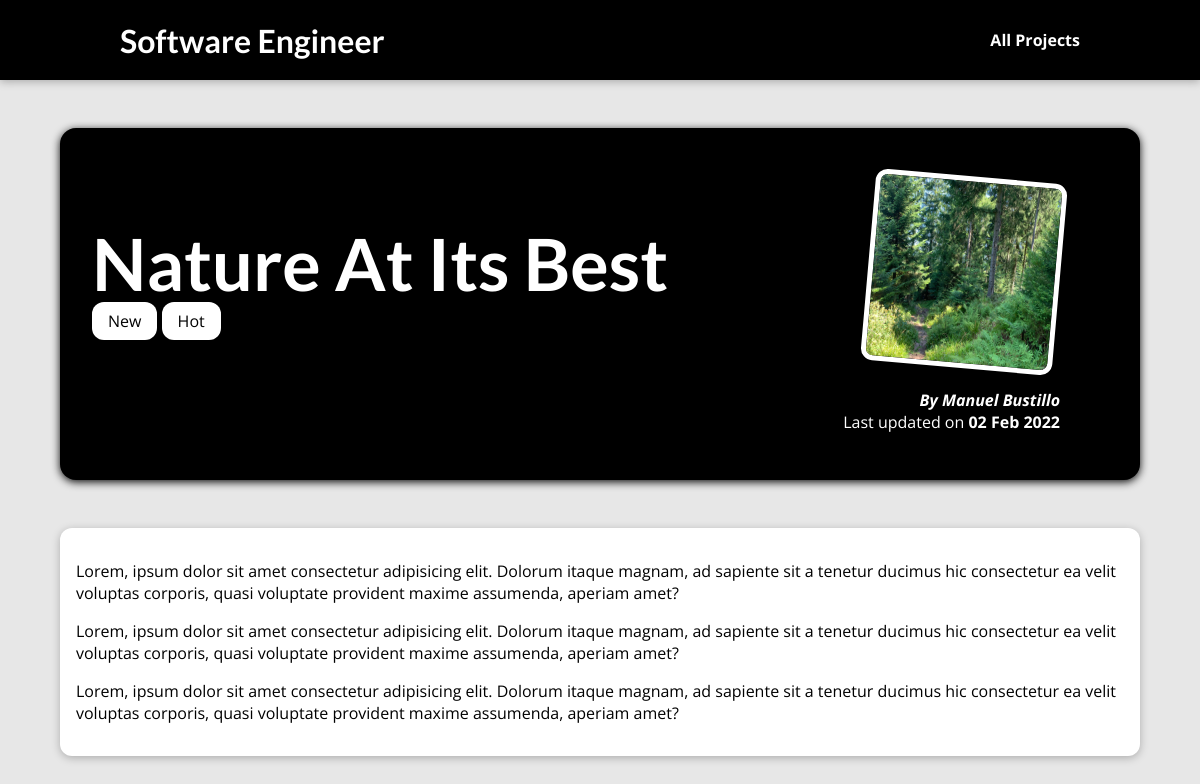
The page /posts/nature-at-its-best on the database its author committed.
### blog/models.py (models this page shows, shortened)
class Post(models.Model):
    title=models.CharField(max_length=150)
    excerpt=models.CharField(max_length=500)
    image_name=models.CharField(max_length=100)
    date=models.DateField(auto_now=True)
    slug=models.SlugField(unique=True, db_index=True)
    content=models.TextField(validators=[MinLengthValidator(10)])
    author=models.ForeignKey(Author, on_delete=models.SET_NULL,null=True, related_name="posts")
    tags=models.ManyToManyField(Tag)

class Tag(models.Model):
    caption=models.CharField(max_length=20)

class Author(models.Model):
    first_name=models.CharField(max_length=100)
    last_name=models.CharField(max_length=100)
    email_address=models.EmailField()
    def __str__(self):
        return f"{self.first_name} {self.last_name}"

### blog/views.py (the view)
# urls.py: path("posts/<slug:slug>", views.post_detail, name="post-detail-page")
def post_detail(request, slug):
    identified_post=get_object_or_404(Post, slug=slug)
    return render(request, "blog/post-detail.html", {
    "post": identified_post,
    "post_tags":identified_post.tags.all()
    })

### blog/templates/blog/post-detail.html (shortened to what this page needs)
{% extends "base.html" %}
{% load static %}
{% block css_files %}
<link rel="stylesheet" href="{% static 'blog/post-detail.css' %}" />
{% endblock %}
{% block content %}
<section id="summary">
  <h2>{{ post.title }}</h2>
  <div>
    {% for tag in post_tags %}
      <span class="tag">{{ tag.caption }}</span>
    {% endfor %}
  </div>
  <article>
    <img src="{% static 'blog/images/'|add:post.image_name %}" alt="{{ post.title }}" />
    <address>By <a href="mailto:{{ post.author.email_address }}">{{ post.author }}</a></address>
    <div>Last updated on <time>{{ post.date|date:"d M Y" }}</time></div>
  </article>
</section>
<main>
  {{ post.content|linebreaks }}
</main>
{% endblock %}

### templates/base.html (shortened to what this page needs)
{% load static %}
<!DOCTYPE html>
<html lang="en">
<head>
    <link rel="stylesheet" href="{% static 'app.css' %}">
    {% block css_files %}{% endblock %}
</head>
<body>
    <header id="main-navigation">
        <h1><a href="{% url 'starting-page' %}">Software Engineer</a></h1>
        <nav>
         <a href="{% url 'posts-page' %}">All Projects</a>
        </nav>
    </header>
    {% block content %}
    {% endblock %}
</body>
</html>

### static/app.css (style rules this page uses)
* { box-sizing: border-box; }
html { font-family: 'Open Sans', 'Lato', sans-serif; }
body { margin: 0; }
h1, h2, h3 { font-family: 'Lato', sans-serif; font-weight: bold; }
#main-navigation { width: 100%; height: 5rem; display: flex; justify-content: space-between; align-items: center; padding: 0 10%; position: absolute; top: 0; left: 0; }
#main-navigation a { text-decoration: none; color: white; font-weight: bold; }

### blog/static/blog/post-detail.css (style rules this page uses)
body { background-color: #e7e7e7; }
#main-navigation { background-color: #000000; box-shadow: 0 2px 8px rgba(0, 0, 0, 0.25); }
#summary { margin: 8rem auto 3rem auto; padding: 2rem; width: 90%; max-width: 90rem; border-radius: 16px; background-color: #000000; position: relative; box-shadow: 0 2px 8px rgba(0, 0, 0, 0.962); height: 22rem; }
#summary h2 { color: white; font-size: 4.5rem; margin-bottom: 0.25rem; }
#summary article { position: absolute; top: 2rem; right: 3rem; padding: 1rem 2rem; border-radius: 12px; text-align: right; color: white; }
#summary article img { width: 12rem; height: 12rem; border-radius: 12px; transform: rotateZ(5deg); border: 5px solid white; margin-bottom: 1rem; }
#summary address { font-weight: bold; }
#summary a { color: white; text-decoration:none; }
#summary time { font-weight: bold; }
main { width: 90%; max-width: 90rem; margin: 3rem auto; background-color: white; padding: 1rem; border-radius: 12px; box-shadow: 0 2px 8px rgba(0, 0, 0, 0.25); }
.tag { background-color: white; color: #000000; padding: 0.5rem 1rem; border-radius: 12px; }

### rows shown on the page
Post: title "Nature At Its Best", image_name (picture), author "Manuel Bustillo", date "02 Feb 2022", content "Lorem, ipsum dolor sit amet consectetur adipisicing elit. Dolorum itaque magnam, ad sapiente sit a tenetur ducimus hic consectetur ea velit voluptas corporis, quasi voluptate provident maxime assumenda, aperiam amet? Lorem, ipsum dolor sit amet consectetur adipisicing elit. Dolorum itaque magnam, ad sapiente sit a tenetur ducimus hic consectetur ea velit voluptas corporis, quasi voluptate provident maxime assumenda, aperiam amet? Lorem, ipsum dolor sit amet consectetur adipisicing elit. Dolorum itaque magnam, ad sapiente sit a tenetur ducimus hic consectetur ea velit voluptas corporis, quasi voluptate provident maxime assumenda, aperiam amet?"
Tag: caption "New"
Tag: caption "Hot"
